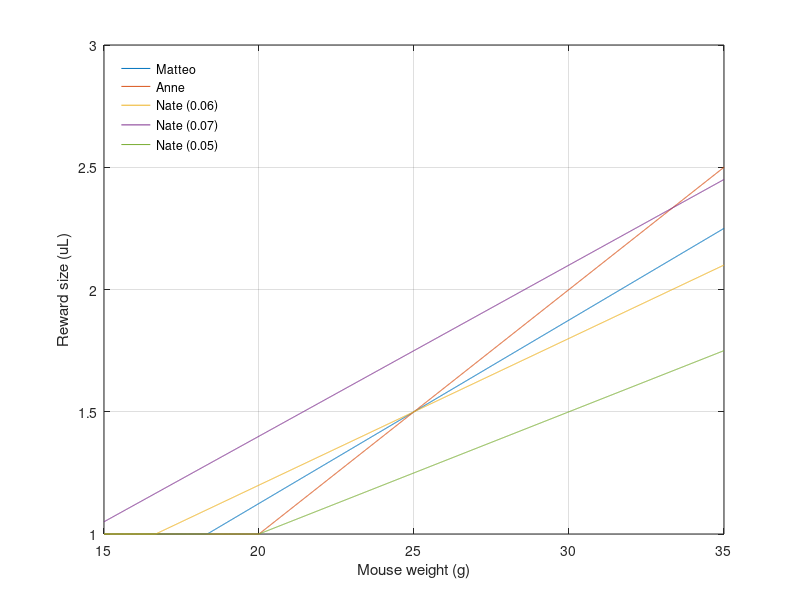

MATLAB code to generate this figure:


weights = 15:0.01:35;

% https://int-brain-lab.slack.com/archives/C8Q01DNN4/p1560185305052300
proposal_matteo = 1.5* (1 + 0.05*(weights-25));
proposal_matteo(proposal_matteo < 1) = 1;
proposal_matteo(proposal_matteo > 3) = 3;


proposal_anne = -1 + 0.1*weights;
proposal_anne(proposal_anne < 1) = 1;
proposal_anne(proposal_anne > 3) = 3;

proposal_nate = weights * 0.06;
proposal_nate(proposal_nate < 1) = 1;
proposal_nate(proposal_nate > 3) = 3;

proposal_nate_2 = weights * 0.07;
proposal_nate_2(proposal_nate_2 < 1) = 1;
proposal_nate_2(proposal_nate_2 > 3) = 3;

proposal_nate_3 = weights * 0.05;
proposal_nate_3(proposal_nate_3 < 1) = 1;
proposal_nate_3(proposal_nate_3 > 3) = 3;


% plot
close all;
plot(weights, proposal_matteo, weights, proposal_anne, weights, proposal_nate, ...
    weights, proposal_nate_2, weights, proposal_nate_3);
legend({'Matteo', 'Anne', 'Nate (0.06)', 'Nate (0.07)', 'Nate (0.05)'}, 'location', 'northwest');
legend boxoff;
xlabel('Mouse weight (g)'); ylabel('Reward size (uL)');
grid on;
print(gcf, '-dpdf', '~/Data/Figures_IBL/water_volume_by_weight.pdf');
